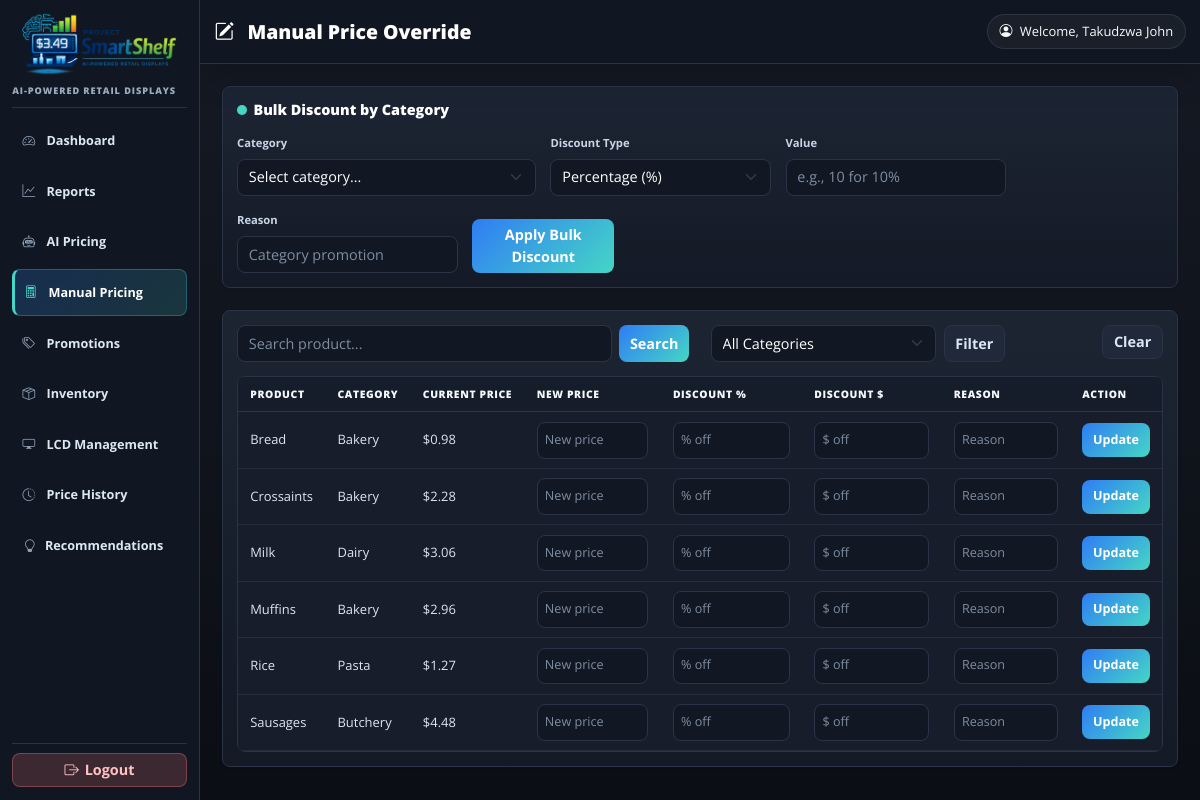
Page /ProjectSmartShelf/manual-pricing/ (signed in) on the earlier database version.
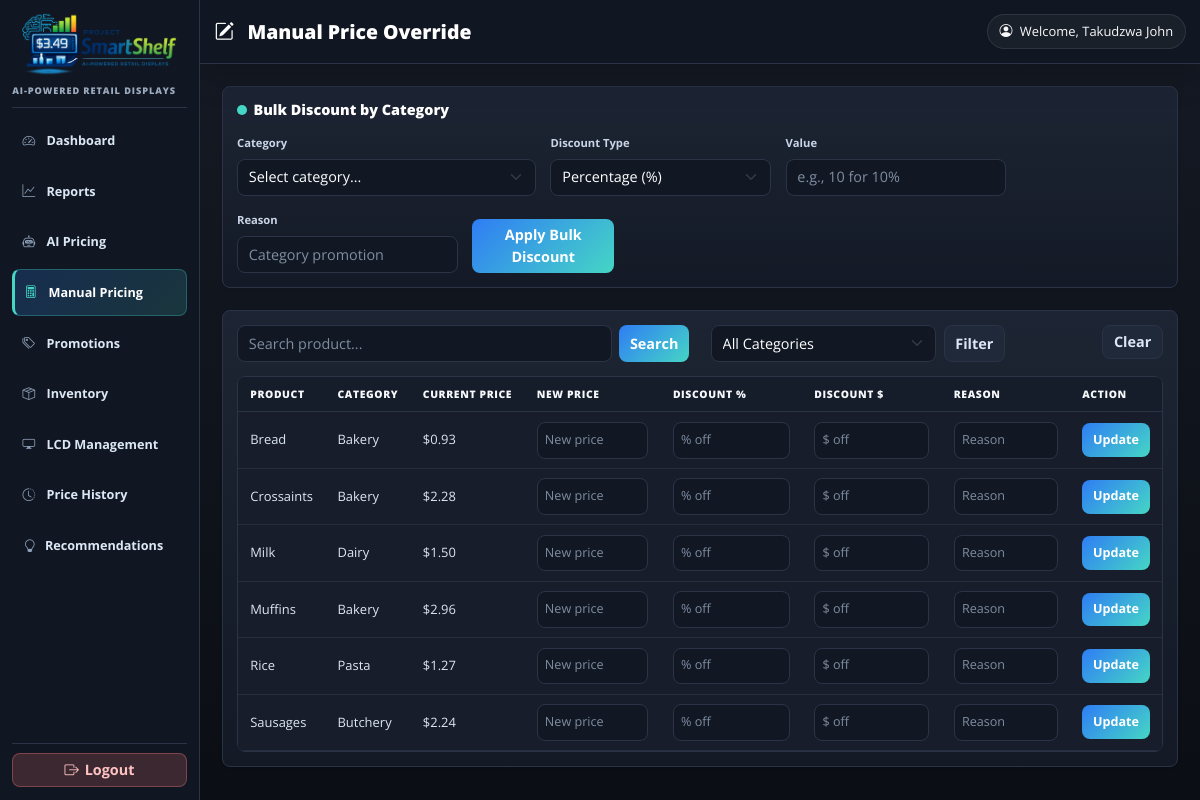
Same page on the later database version.
### checkout/models.py (models this page shows, shortened)
class Product(models.Model):
    name = models.CharField(max_length=200)
    category = models.CharField(max_length=100)
    price = models.DecimalField(max_digits=10, decimal_places=2)
    expiry_date=models.DateField(null=True, blank=True)
    inventory_level = models.IntegerField(default=0, help_text='Current stock count')
    lcd_id = models.IntegerField(default=1, help_text="1, 2, or 3 for the shelf display")
    class Meta:
        ordering = ['name']

### ProjectSmartShelf/views.py (the view, shortened to what this page needs)
# urls.py: path("manual-pricing/", views.manual_pricing_view, name="manual_pricing"),
@staff_member_required(login_url='staff_login')
def manual_pricing_view(request):
    process_promotions_for_request(request)
    products = Product.objects.all().order_by('name')
    search_query = request.GET.get('search', '')
    category_filter = request.GET.get('category', '')
    if search_query:
        products = products.filter(name__icontains=search_query)
    if category_filter:
        products = products.filter(category=category_filter)
    categories = Product.objects.values_list('category', flat=True).distinct().order_by('category')
    context = {
        'products': products,
        'search_query': search_query,
        'category_filter': category_filter,
        'categories': categories,
    }
    return render(request, 'manual_pricing.html', context)

### ProjectSmartShelf/context_processors.py (called while the page is built)
def simulated_date(request):
    active_date = getattr(request, 'simulated_date', None)
    context = {
        'simulated_date': active_date,
        'recommendations_count': 0,
    }
    cached_count = getattr(request, '_recommendations_count', None)
    if cached_count is not None:
        context['recommendations_count'] = cached_count
        return context
    user = getattr(request, 'user', None)
    if not (user and user.is_authenticated and user.is_staff):
        return context
    try:
        from .recommendations import recommendation_count
        context['recommendations_count'] = recommendation_count(active_date or timezone.localdate())
    except Exception:
        context['recommendations_count'] = 0
    return context

### ProjectSmartShelf/ml_models/utils.py (called while the page is built, shortened)
def predict_prices_batch(base_date=None):
    model = ProjectsmartshelfConfig.model
    if not model:
        return []

### ProjectSmartShelf/models.py (called while the page is built)
    @property
    def ends_at(self):
        return self._combine_schedule(self.end_date, self.end_time, is_end=True)

### ProjectSmartShelf/recommendations.py (called while the page is built)
def recommendation_count(base_date):
    return len(build_recommendations(base_date))

### ProjectSmartShelf/simulation.py (called while the page is built, shortened)
def parse_simulated_date(value):
    if not value:
        return None

### ProjectSmartShelf/templates/manual_pricing.html (shortened to what the changed rows need)
{% extends "base.html" %}
{% load static %}
{% block page_title %}<i class="bi bi-pencil-square me-2"></i>Manual Price Override{% endblock %}
{% block content %}
<div class="card shadow-sm">
    <div class="card-body">
        <div class="table-responsive">
            <table class="table table-hover align-middle">
                <thead>
                    <tr>
                        <th>Product</th>
                        <th>Category</th>
                        <th>Current Price</th>
                        <th>New Price</th>
                        <th>Discount %</th>
                        <th>Discount $</th>
                        <th>Reason</th>
                        <th>Action</th>
                    </tr>
                </thead>
                <tbody>
                    {% for product in products %}
                    <tr>
                        <td>{{ product.name }}</td>
                        <td>{{ product.category }}</td>
                        <td>${{ product.price|floatformat:2 }}</td>
                        <form method="post">
                            <td><input type="number" step="0.01" name="new_price" class="form-control form-control-sm" placeholder="New price"></td>
                            <td><input type="number" step="0.1" name="discount_percent" class="form-control form-control-sm" placeholder="% off"></td>
                            <td><input type="number" step="0.01" name="discount_fixed" class="form-control form-control-sm" placeholder="$ off"></td>
                            <td><input type="text" name="price_change_reason" class="form-control form-control-sm" placeholder="Reason"></td>
                            <td><button type="submit" class="btn btn-primary btn-sm">Update</button></td>
                        </form>
                    </tr>
                    {% empty %}
                    <tr>
                        <td colspan="8" class="text-center py-4">No products found.</td>
                    </tr>
                    {% endfor %}
                </tbody>
            </table>
        </div>
    </div>
</div>
{% endblock %}

Differences in the rows shown:
changed Product "Bread": price "0.98" → "0.93"
changed Product "Milk": price "3.06" → "1.50"
changed Product "Sausages": price "4.48" → "2.24"
